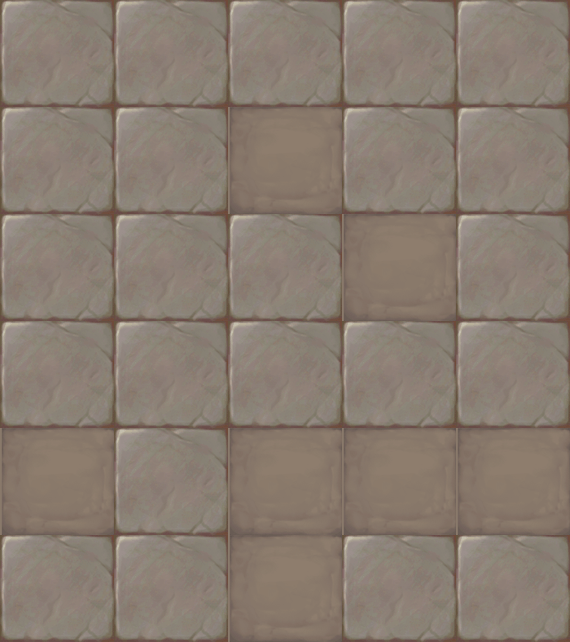

A level layout from a 2D game, rendered from its tile map. Below: a short description, then the map file with tile-grid data replaced by summaries:
An orthogonal 5x6 tile map with 114x107 px tiles, 1 tile layer (块层 1).

<map version="1.0" orientation="orthogonal" width="5" height="6" tilewidth="114" tileheight="107">
 <tileset firstgid="1" name="map021" tilewidth="114" tileheight="107">
  <image source="map021.png" width="228" height="107" />
 </tileset>
 <layer name="块层 1" width="5" height="6">
  <data>[30 cells, 30 non-empty, 2 distinct tile ids]</data>
 </layer>
</map>
